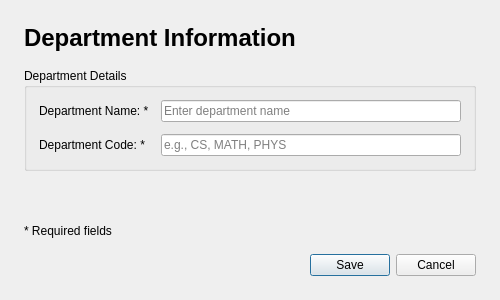
<?xml version="1.0" encoding="UTF-8"?>
<ui version="4.0">
 <class>DepartmentDialog</class>
 <widget class="QDialog" name="DepartmentDialog">
  <property name="geometry">
   <rect>
    <x>0</x>
    <y>0</y>
    <width>500</width>
    <height>300</height>
   </rect>
  </property>
  <property name="windowTitle">
   <string>Department Information</string>
  </property>
  <layout class="QVBoxLayout" name="verticalLayout">
   <property name="spacing">
    <number>16</number>
   </property>
   <property name="leftMargin">
    <number>24</number>
   </property>
   <property name="topMargin">
    <number>24</number>
   </property>
   <property name="rightMargin">
    <number>24</number>
   </property>
   <property name="bottomMargin">
    <number>24</number>
   </property>
   <item>
    <widget class="QLabel" name="titleLabel">
     <property name="text">
      <string>&lt;html&gt;&lt;head/&gt;&lt;body&gt;&lt;p&gt;&lt;span style=&quot; font-size:18pt; font-weight:600;&quot;&gt;Department Information&lt;/span&gt;&lt;/p&gt;&lt;/body&gt;&lt;/html&gt;</string>
     </property>
    </widget>
   </item>
   <item>
    <widget class="QGroupBox" name="infoGroup">
     <property name="title">
      <string>Department Details</string>
     </property>
     <layout class="QFormLayout" name="formLayout">
      <property name="horizontalSpacing">
       <number>12</number>
      </property>
      <property name="verticalSpacing">
       <number>12</number>
      </property>
      <property name="leftMargin">
       <number>12</number>
      </property>
      <property name="topMargin">
       <number>12</number>
      </property>
      <property name="rightMargin">
       <number>12</number>
      </property>
      <property name="bottomMargin">
       <number>12</number>
      </property>
      <item row="0" column="0">
       <widget class="QLabel" name="nameLabel">
        <property name="text">
         <string>Department Name: *</string>
        </property>
       </widget>
      </item>
      <item row="0" column="1">
       <widget class="QLineEdit" name="nameInput">
        <property name="placeholderText">
         <string>Enter department name</string>
        </property>
       </widget>
      </item>
      <item row="1" column="0">
       <widget class="QLabel" name="codeLabel">
        <property name="text">
         <string>Department Code: *</string>
        </property>
       </widget>
      </item>
      <item row="1" column="1">
       <widget class="QLineEdit" name="codeInput">
        <property name="maxLength">
         <number>10</number>
        </property>
        <property name="placeholderText">
         <string>e.g., CS, MATH, PHYS</string>
        </property>
       </widget>
      </item>
     </layout>
    </widget>
   </item>
   <item>
    <spacer name="verticalSpacer">
     <property name="orientation">
      <enum>Qt::Vertical</enum>
     </property>
     <property name="sizeHint" stdset="0">
      <size>
       <width>20</width>
       <height>40</height>
      </size>
     </property>
    </spacer>
   </item>
   <item>
    <widget class="QLabel" name="errorLabel">
     <property name="text">
      <string/>
     </property>
     <property name="styleSheet">
      <string notr="true">color: #d32f2f; font-weight: bold;</string>
     </property>
     <property name="alignment">
      <set>Qt::AlignCenter</set>
     </property>
     <property name="wordWrap">
      <bool>true</bool>
     </property>
    </widget>
   </item>
   <item>
    <widget class="QLabel" name="requiredLabel">
     <property name="text">
      <string>* Required fields</string>
     </property>
    </widget>
   </item>
   <item>
    <widget class="QDialogButtonBox" name="buttonBox">
     <property name="standardButtons">
      <set>QDialogButtonBox::Cancel|QDialogButtonBox::Save</set>
     </property>
    </widget>
   </item>
  </layout>
 </widget>
 <resources/>
 <connections/>
</ui>
